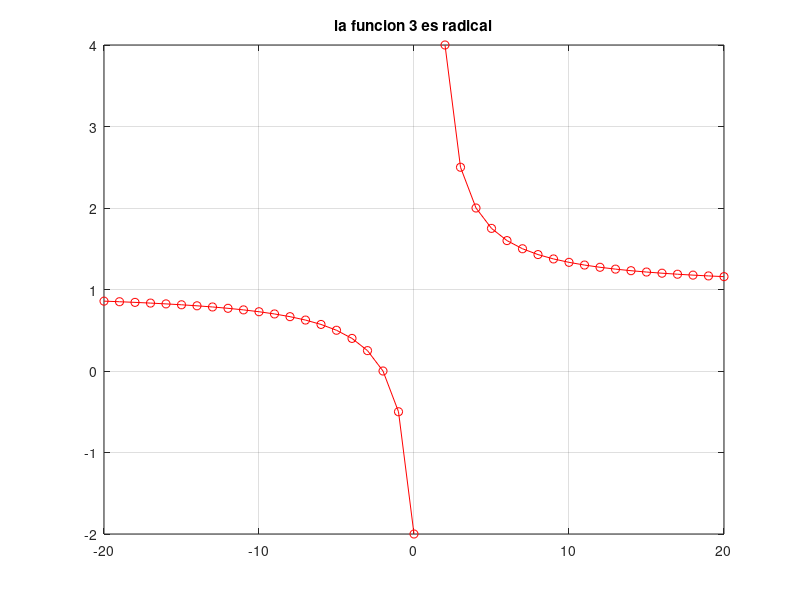

This chart was generated by the following MATLAB code:
% Octave Script
% funcion                :3
% Title                  :Act20 Funciones algebraicas: polinomiales y racionales
% Description            :Script para recordar Funciones algebraicas: polinomiales y racionales 
% Author                 :Magali Valencia Clemente
% Date                   :17/11/2021
% Version                :1
% Usage                  :C:\Users\magali
%                        :octave>Funciones algebraicas: polinomiales y racionales

clear
% Dominio
x=[-20:1:20];
% Funcion a plotear
fx= ((x+2)./(x-1));
plot (x,fx, 'ro-');
% Realizar la grafica
grid on;
title('la funcion 3 es radical');
